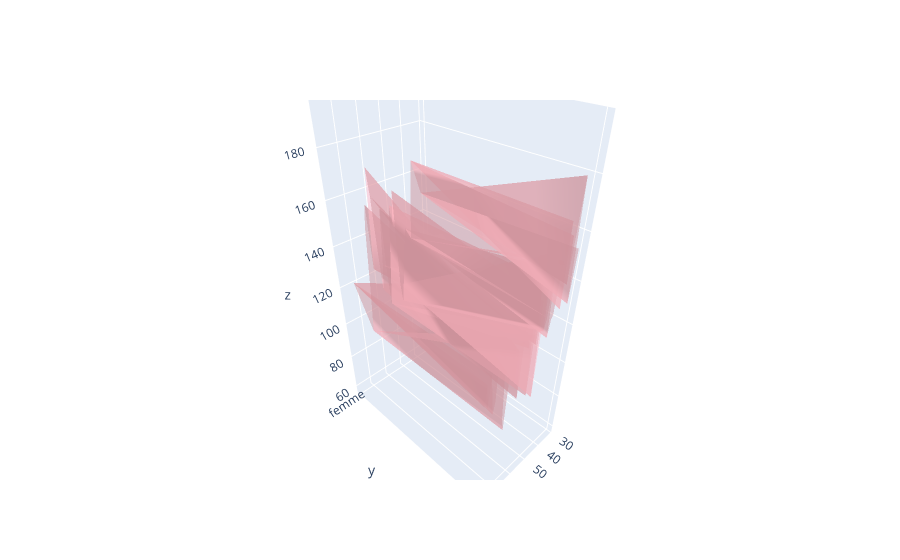

Notebook cell for this chart:
### Code cell
import plotly.graph_objects as go
import numpy as np

fig = go.Figure(data=[go.Mesh3d(x=isSick['AGE'], y=isSick['SEXE'], z=isSick['FCMAX'], color='lightpink', opacity=0.50)])
fig.show()

### Figure 1 — Plotly figure (JSON) as saved in the notebook; plotly's stock layout.template omitted (floating-point values rounded to 4 significant figures; data arrays with more than 128 entries replaced by an {"elided": "..."} marker saying what was removed)
{"data": [{"color": "lightpink", "opacity": 0.5, "type": "mesh3d", "x": {"elided": "508 int values"}, "y": {"elided": "508 str values"}, "z": {"elided": "508 int values"}}], "layout": {}}
